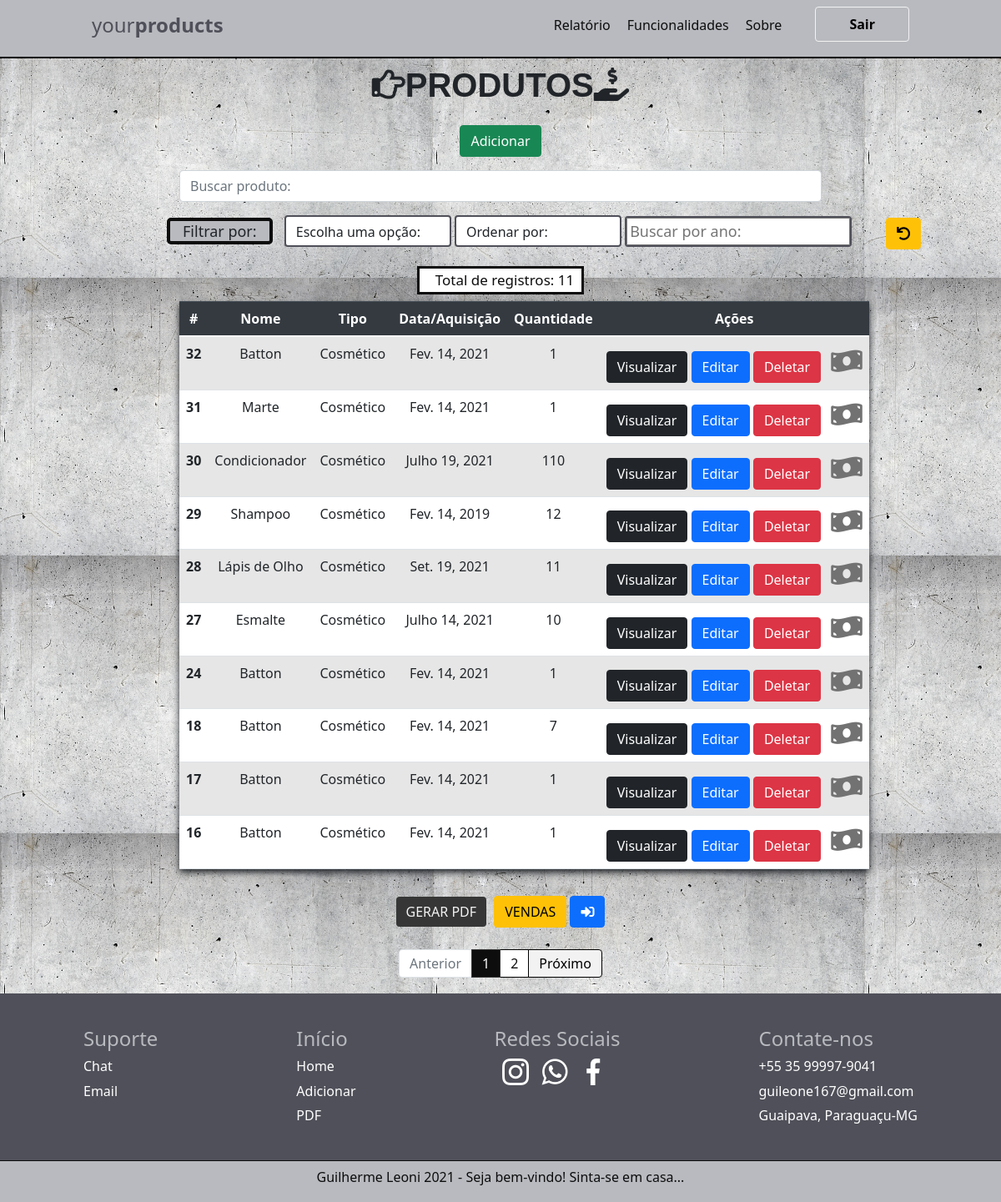
The app's page / (signed in), older data.
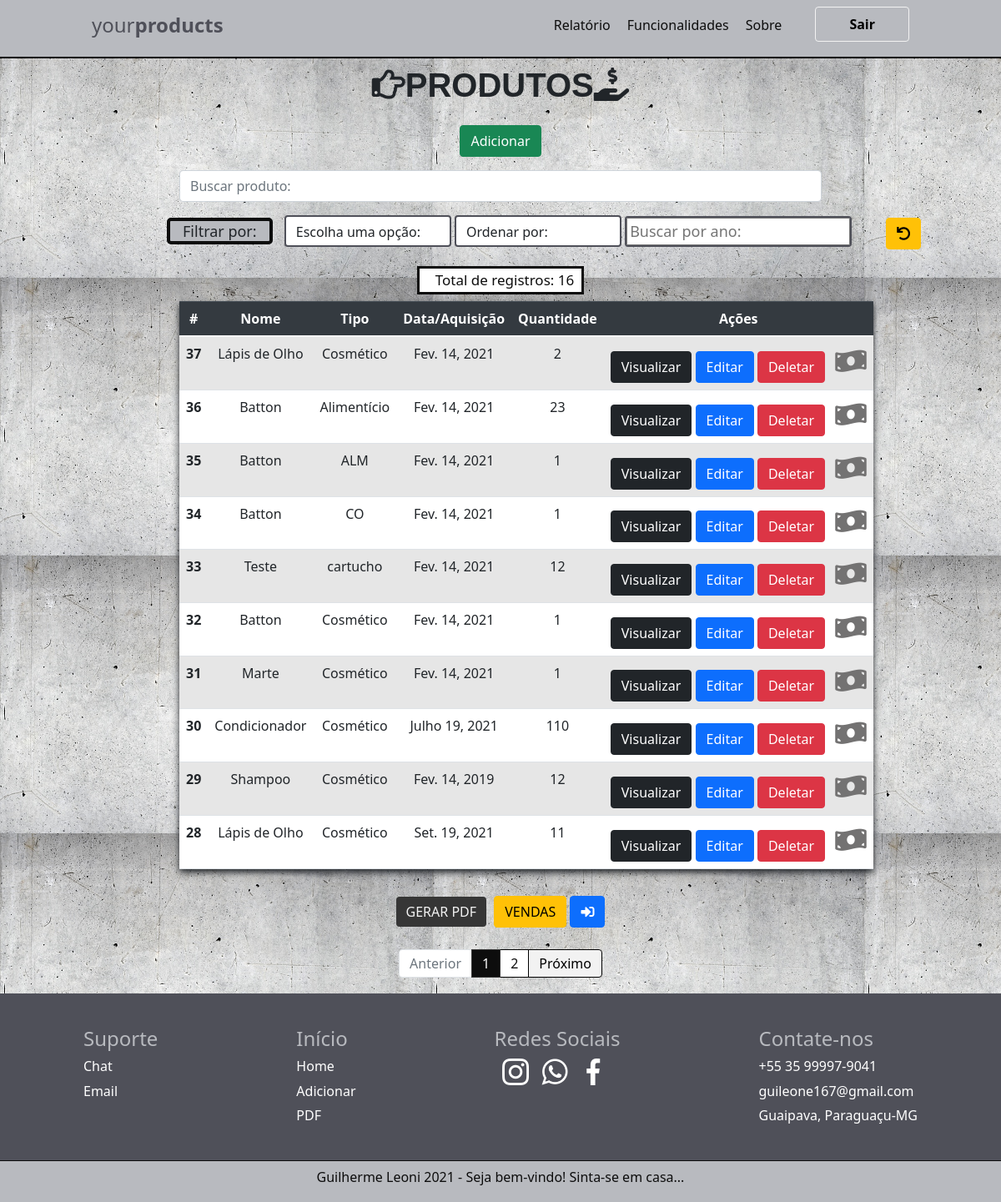
The same page, newer data.
### produto/models.py (models this page shows, shortened)
class produto(models.Model):
    STATUS = (
        ('', 'Selecione:'),
        ('Cosmético', 'Cosmético'),
        ('Industrial', 'Industrial'),
        ('Alimentício', 'Alimentício'),
    )
    ESTADOS = (
        ('Disponível', 'Disponível'),
        ('Vendido', 'Vendido'),
    )
    nome = models.CharField(max_length=100)
    tipo = models.CharField(
        max_length=100,
        choices=STATUS,
        )
    descricao = models.CharField(max_length=100)#textfild
    data = models.DateField()
    fornecedor = models.CharField(max_length=100)
    quantidade = models.IntegerField(max_length=100)
    estado = models.CharField(
        max_length=12,
        choices=ESTADOS,
        )
    criado_em = models.DateTimeField(auto_now_add=True)
    editado_em = models.DateTimeField(auto_now=True)

### produto/views.py (the view, shortened to what this page needs)
# urls.py: 2. Add a URL to urlpatterns:  path('', views.home, name='home')
@login_required()
def home(request):
    data = {}
    filter = request.GET.get('filter')
    filterAlf = request.GET.get('filterAlf')
    buscar_data = request.GET.get("buscar_data")
    search = request.GET.get('search')
    if search:
        data['rc'] = produto.objects.all().order_by('-criado_em')[:5]
        data['re'] = produto.objects.all().order_by('-editado_em')[:5]
        data['filter'] = produto.objects.filter(nome__icontains=search)
        paginator = Paginator(data['filter'], 10)
        page = request.GET.get('page')
        data['filter'] = paginator.get_page(page)
    else:
        data['db'] = produto.objects.all().order_by('-criado_em')
        data['rc'] = produto.objects.all().order_by('-criado_em')[:5]
        data['re'] = produto.objects.all().order_by('-editado_em')[:5]
        paginator = Paginator(data['db'], 10)
        page = request.GET.get('page')
        data['db'] = paginator.get_page(page)
    return render(request, 'produtos/index.html', data)

### produto/templates/produtos/index.html (shortened to what the changed rows need)
{% extends 'base.html' %}
{% block content %}
    <div class="col-8 m-auto pt-2 pb-2 text-center">
        <h1><i class="far fa-hand-point-right"></i>PRODUTOS<i class="fas fa-hand-holding-usd"></i></h1>
    </div>
    <div class="col-2 m-auto p-1 text-center total-div">
        <h5 class="text-center" id="total">Total de registros: {% if db %}{{db.paginator.count}} {% else %}{{filter.paginator.count}}{% endif %} </h5>
    </div>
    <div class="col-8 m-auto pt-2 pb-2 text-center" >
        <table class="table table-striped">
            <thead class="thead-dark">
              <tr id="cabecalho">
                <th scope="col">#</th>
                <th scope="col">Nome</th>
                <th scope="col">Tipo</th>
                <th scope="col">Data/Aquisição</th>
                <th scope="col">Quantidade</th>
                <th scope="col">Ações</th>
              </tr>
            </thead>
            <tbody>
{% if db %}
            {% for dbs in db %}
              <tr id="items" {% if dbs.estado == 'Vendido'%} class="vendido" {% endif %}>
                <th>{{dbs.id}}</th>
                <td>{{dbs.nome}}</td>
                <td>{{dbs.tipo}}</td>
                <td>{{dbs.data}}</td>
                <td>{{dbs.quantidade}}</td>
                <td id="td">
                    <a href="/view/{{dbs.id}}/" class="btn btn-dark" >Visualizar</a>
                    <a href="/edit/{{dbs.id}}/" class="btn btn-primary" >Editar</a>
                    <a href="/delete/{{dbs.id}}/" class="btn btn-danger btnDel">Deletar</a>
                    <a href="/changestatus/{{dbs.id}}/"><i class="fas fa-money-bill-wave" id="fa-coins"></i></a>
                </td>
              </tr>
            {% endfor %}
            </tbody>
        </table>
    </div>
    <div class="pagination">
        <nav aria-label="..." class="pagination">
            <ul class="pagination">
                {% for num in db.paginator.page_range %}
                    {% if num == db.number %}
                        <li class="page-item active">
                            <a class="page-link" href="#">{{ num }}</a>
                        </li>
                    {% else %}
                        <li class="page-item">
                            <a class="page-link" href="?page={{num}}" id="num">{{ num }}</a>
                        </li>
                    {% endif %}
                {% endfor %}
            </ul>
        </nav>
    </div>
{% endif %}
{% endblock %}

Row changes from the older to the newer data that the page shows:
no longer on this page (row edited): produto: id "27", nome "Esmalte", tipo "Cosmético", data "Julho 14, 2021", quantidade "10"
no longer on this page (row edited): produto: id "24", nome "Batton", tipo "Cosmético", data "Fev. 14, 2021", quantidade "1"
no longer on this page (row edited): produto: id "18", nome "Batton", tipo "Cosmético", data "Fev. 14, 2021", quantidade "7"
no longer on this page (row edited): produto: id "17", nome "Batton", tipo "Cosmético", data "Fev. 14, 2021", quantidade "1"
no longer on this page (row edited): produto: id "16", nome "Batton", tipo "Cosmético", data "Fev. 14, 2021", quantidade "1"
added produto: id "37", nome "Lápis de Olho", tipo "Cosmético", data "Fev. 14, 2021", quantidade "2"
added produto: id "36", nome "Batton", tipo "Alimentício", data "Fev. 14, 2021", quantidade "23"
added produto: id "35", nome "Batton", tipo "ALM", data "Fev. 14, 2021", quantidade "1"
added produto: id "34", nome "Batton", tipo "CO", data "Fev. 14, 2021", quantidade "1"
added produto: id "33", nome "Teste", tipo "cartucho", data "Fev. 14, 2021", quantidade "12"
changed produto id 32: estado "1" → "Disponível" (drawn)
changed produto "Marte": estado "1" → "Disponível" (drawn)
changed produto "Condicionador": estado "1" → "Disponível" (drawn)
changed produto "Shampoo": estado "1" → "Disponível" (drawn)
changed produto "Set. 19, 2021": estado "1" → "Disponível" (drawn)
Text that changed along with them:
{{ db.paginator.count }}: "11" → "16"
